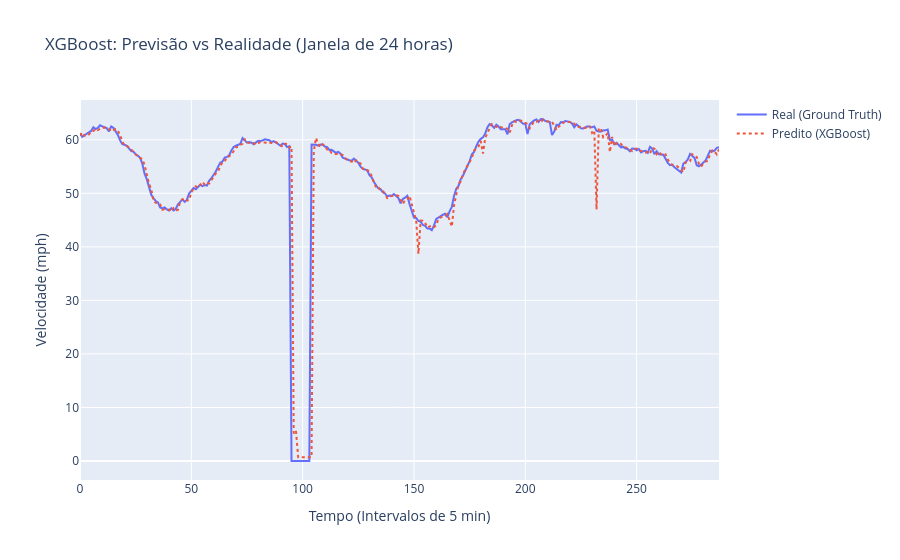

The cell this chart's notebook holds for it:
### Markdown cell above
### 7. Análise Visual (Real vs Predito) e Conclusão
Vamos visualizar um pequeno trecho de tempo no conjunto de teste (ex: um dia de trânsito) para ver como o XGBoost acompanhou as quedas de velocidade reais.

### Code cell
# Pegando apenas 288 amostras (24 horas * 12 medições de 5 min)
amostras = 288
test_comparison = pd.DataFrame({
    'Índice (Tempo)': range(amostras),
    'Real (mph)': y_test.values[:amostras],
    'XGBoost Predito (mph)': xgb_preds[:amostras]
})

fig = go.Figure()
fig.add_trace(go.Scatter(x=test_comparison['Índice (Tempo)'], y=test_comparison['Real (mph)'],
                    mode='lines', name='Real (Ground Truth)'))
fig.add_trace(go.Scatter(x=test_comparison['Índice (Tempo)'], y=test_comparison['XGBoost Predito (mph)'],
                    mode='lines', name='Predito (XGBoost)', line=dict(dash='dot')))

fig.update_layout(title="XGBoost: Previsão vs Realidade (Janela de 24 horas)",
                  xaxis_title="Tempo (Intervalos de 5 min)",
                  yaxis_title="Velocidade (mph)")
fig.show()

### Figure 1 — Plotly figure (JSON) as saved in the notebook; plotly's stock layout.template omitted (floating-point values rounded to 4 significant figures; data arrays with more than 128 entries replaced by an {"elided": "..."} marker saying what was removed)
{"data": [{"mode": "lines", "name": "Real (Ground Truth)", "type": "scatter", "x": {"elided": "288 int values"}, "y": {"elided": "288 float values"}}, {"line": {"dash": "dot"}, "mode": "lines", "name": "Predito (XGBoost)", "type": "scatter", "x": {"elided": "288 int values"}, "y": {"elided": "288 float values"}}], "layout": {"title": {"text": "XGBoost: Previsão vs Realidade (Janela de 24 horas)"}, "xaxis": {"title": {"text": "Tempo (Intervalos de 5 min)"}}, "yaxis": {"title": {"text": "Velocidade (mph)"}}}}
